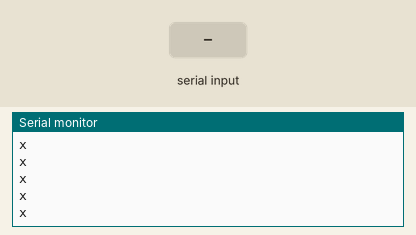
This sketch was run on a simulated Arduino Uno, built with avr-gcc and run on an emulated ATmega328P. Shown: the last lines printed to the serial monitor. The inputs (shaded band) are chosen by the test bench.

Above: at 1.2 s.
1.3 s: "+" received over the second serial link
At 2.1 s:
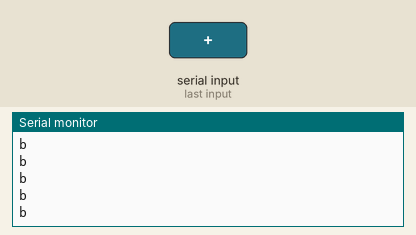
2.8 s: "1" received over the second serial link
At 3.8 s:
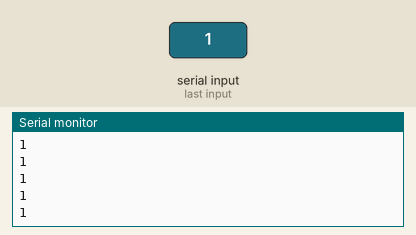

The sketch:

ZBRx01.ino
```cpp
#include <SoftwareSerial.h>
SoftwareSerial xbeeSerial(16, 17); //RX, TX 2 3
char reciveChar = 'x';

void setup() {
  Serial.begin(9600);
  xbeeSerial.begin(9600);
 // pinMode(4, OUTPUT);            // Blue
//  pinMode(6, OUTPUT);            // Orange
}

void loop() {

  if (xbeeSerial.available() > 0) {

    reciveChar = xbeeSerial.read();
  }
    Serial.println(reciveChar);
    delay(10);
    if (reciveChar == '+')
    {
   //   digitalWrite(4, HIGH);
  //    digitalWrite(6, LOW);
      reciveChar = 'b';
    }
    else if(reciveChar != '+')
    {
   //   digitalWrite(6, HIGH);
  //    digitalWrite(4, LOW);
    }

}
```

Measured:
- after the input at 1.3 s, the serial monitor: prints a new line at once (image 1)
- after the input at 2.8 s, the serial monitor: prints a new line at once (image 2)
